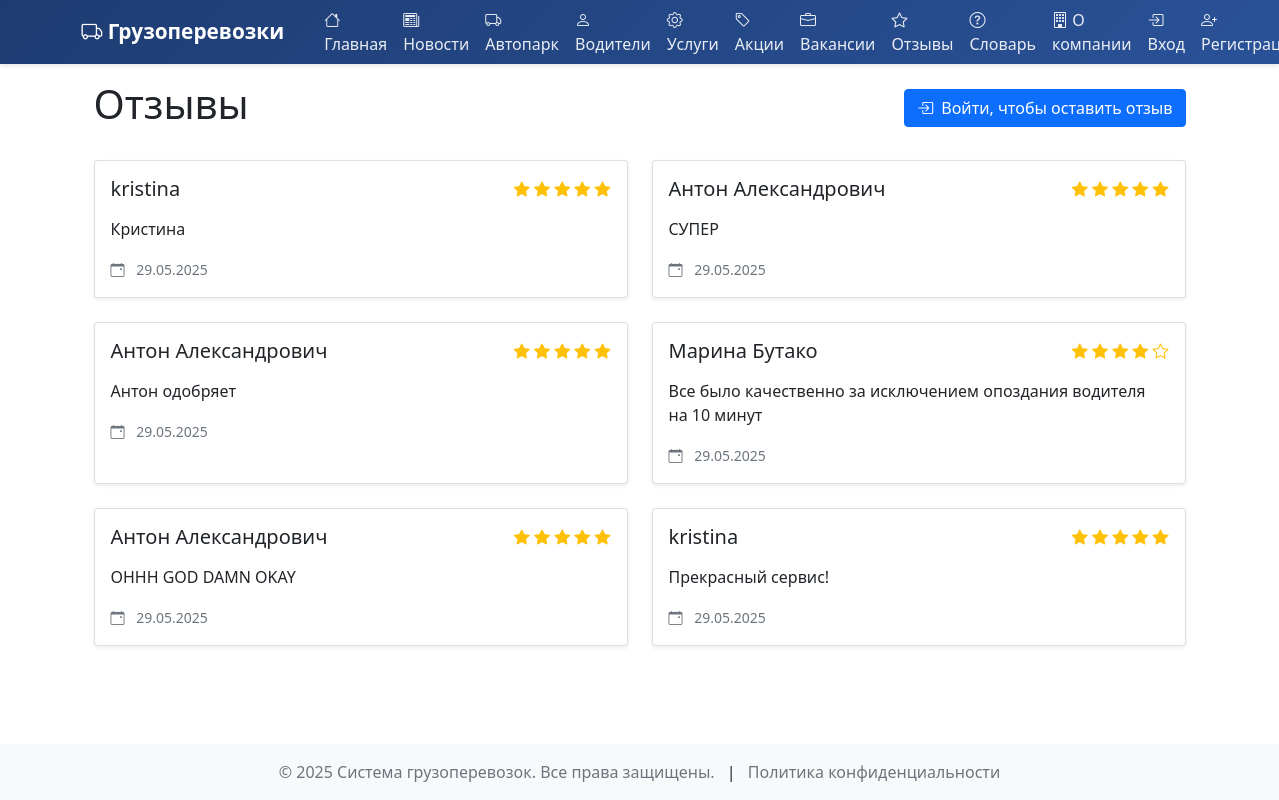
The app's page /reviews/ with its own data.
### core/models.py (models this page shows, shortened)
class Review(models.Model):
    user = models.ForeignKey(User, on_delete=models.CASCADE, verbose_name='Пользователь')
    text = models.TextField('Текст отзыва')
    rating = models.PositiveSmallIntegerField('Оценка', validators=[MinValueValidator(1), MaxValueValidator(5)])
    created_at = models.DateTimeField('Создано', auto_now_add=True)
    is_published = models.BooleanField('Опубликовано', default=True)
    class Meta:
        verbose_name = 'Отзыв'
        verbose_name_plural = 'Отзывы'
        ordering = ['-created_at']

### core/views.py (the view)
# urls.py: path('reviews/', views.ReviewListView.as_view(), name='review-list'),
class ReviewListView(ListView):
    model = Review
    template_name = 'core/review_list.html'
    context_object_name = 'reviews'
    paginate_by = 10
    def get_queryset(self):
        return Review.objects.filter(is_published=True)

### core/templates/core/review_list.html (shortened to what this page needs)
{% extends 'core/base.html' %}
{% block content %}
<div class="container">
    <div class="d-flex justify-content-between align-items-center mb-4">
        <h1>Отзывы</h1>
        {% if user.is_authenticated %}
            <a href="{% url 'review-create' %}" class="btn btn-primary">
                <i class="bi bi-plus-circle me-2"></i>Добавить отзыв
            </a>
        {% else %}
            <a href="{% url 'login' %}?next={% url 'review-create' %}" class="btn btn-primary">
                <i class="bi bi-box-arrow-in-right me-2"></i>Войти, чтобы оставить отзыв
            </a>
        {% endif %}
    </div>
    <div class="row">
        {% for review in reviews %}
        <div class="col-md-6 mb-4">
            <div class="card h-100 shadow-sm">
                <div class="card-body">
                    <div class="d-flex justify-content-between align-items-center mb-3">
                        <h5 class="card-title mb-0">{{ review.user.get_full_name|default:review.user.username }}</h5>
                        <div class="text-warning">
                            {% for i in "12345"|make_list %}
                                {% if forloop.counter <= review.rating %}
                                    <i class="bi bi-star-fill"></i>
                                {% else %}
                                    <i class="bi bi-star"></i>
                                {% endif %}
                            {% endfor %}
                        </div>
                    </div>
                    <p class="card-text">{{ review.text|linebreaks }}</p>
                    <p class="card-text">
                        <small class="text-muted">
                            <i class="bi bi-calendar-event me-2"></i>
                            {{ review.created_at|date:"d.m.Y" }}
                        </small>
                    </p>
                </div>
            </div>
        </div>
        {% empty %}
        <div class="col-12">
            <div class="alert alert-info">
                На данный момент отзывов нет. Будьте первым!
            </div>
        </div>
        {% endfor %}
    </div>
</div>
{% endblock %}

### core/templates/core/base.html (shortened to what this page needs)
<!DOCTYPE html>
<html lang="ru">
<head>
    <link href="https://cdn.jsdelivr.net/npm/bootstrap@5.1.3/dist/css/bootstrap.min.css" rel="stylesheet">
    <link href="https://cdn.jsdelivr.net/npm/bootstrap-icons@1.8.1/font/bootstrap-icons.css" rel="stylesheet">
    <link href='https://cdn.jsdelivr.net/npm/fullcalendar@5.11.3/main.min.css' rel='stylesheet' />
</head>
<body>
    <nav class="navbar navbar-expand-lg navbar-dark">
        <div class="container">
            <a class="navbar-brand" href="{% url 'home' %}">
                <i class="bi bi-truck"></i> Грузоперевозки
            </a>
            <div class="collapse navbar-collapse" id="navbarNav">
                <ul class="navbar-nav me-auto">
                    <li class="nav-item">
                        <a class="nav-link" href="{% url 'home' %}">
                            <i class="bi bi-house"></i> Главная
                        </a>
                    </li>
                    <li class="nav-item">
                        <a class="nav-link" href="{% url 'news-list' %}">
                            <i class="bi bi-newspaper"></i> Новости
                        </a>
                    </li>
                    <li class="nav-item">
                        <a class="nav-link" href="{% url 'public-vehicle-list' %}">
                            <i class="bi bi-truck"></i> Автопарк
                        </a>
                    </li>
                    <li class="nav-item">
                        <a class="nav-link" href="{% url 'public-driver-list' %}">
                            <i class="bi bi-person"></i> Водители
                        </a>
                    </li>
                    <li class="nav-item">
                        <a class="nav-link" href="{% url 'public-service-list' %}">
                            <i class="bi bi-gear"></i> Услуги
                        </a>
                    </li>
                    <li class="nav-item">
                        <a class="nav-link" href="{% url 'promotion-coupon-list' %}">
                            <i class="bi bi-tag"></i> Акции
                        </a>
                    </li>
                    <li class="nav-item">
                        <a class="nav-link" href="{% url 'job-list' %}">
                            <i class="bi bi-briefcase"></i> Вакансии
                        </a>
                    </li>
                    <li class="nav-item">
                        <a class="nav-link" href="{% url 'review-list' %}">
                            <i class="bi bi-star"></i> Отзывы
                        </a>
                    </li>
                    <li class="nav-item">
                        <a class="nav-link" href="{% url 'faq-list' %}">
                            <i class="bi bi-question-circle"></i> Словарь
                        </a>
                    </li>
                    <li class="nav-item">
                        <a class="nav-link" href="{% url 'about' %}">
                            <i class="bi bi-building"></i> О компании
                        </a>
                    </li>
                </ul>
                <ul class="navbar-nav">
                    {% if user.is_authenticated %}
                        {% if not user.is_superuser and user.client %}
                            <li class="nav-item">
                                <a href="{% url 'order-create' %}" class="btn btn-create-order">
                                    <i class="bi bi-plus-circle"></i> Создать заказ
                                </a>
                            </li>
                        {% endif %}
                        <li class="nav-item dropdown">
                            <a class="nav-link dropdown-toggle" href="#" id="userDropdown" role="button" data-bs-toggle="dropdown">
                                <i class="bi bi-person-circle"></i> {{ user.get_full_name|default:user.username }}
                            </a>
                            <ul class="dropdown-menu dropdown-menu-end">
                                <li>
                                    <a class="dropdown-item" href="{% url 'profile' %}">
                                        <i class="bi bi-person"></i> Профиль
                                    </a>
                                </li>
                                <li><hr class="dropdown-divider"></li>
                                <li>
                                    <form method="post" action="{% url 'logout' %}">
                                        {% csrf_token %}
                                        <button type="submit" class="dropdown-item">
                                            <i class="bi bi-box-arrow-right"></i> Выход
                                        </button>
                                    </form>
                                </li>
                            </ul>
                        </li>
                    {% else %}
                        <li class="nav-item">
                            <a class="nav-link" href="{% url 'login' %}">
                                <i class="bi bi-box-arrow-in-right"></i> Вход
                            </a>
                        </li>
                        <li class="nav-item">
                            <a class="nav-link" href="{% url 'register' %}">
                                <i class="bi bi-person-plus"></i> Регистрация
                            </a>
                        </li>
                    {% endif %}
                </ul>
            </div>
        </div>
    </nav>
    <main class="container">
        {% block content %}{% endblock %}
    </main>
    <footer class="footer mt-5 py-3 bg-light">
        <div class="container">
            <div class="row">
                <div class="col-12 text-center">
                    <span class="text-muted">© {% now "Y" %} Система грузоперевозок. Все права защищены.</span>
                    <span class="mx-2">|</span>
                    <a href="{% url 'privacy-policy' %}" class="text-muted text-decoration-none">Политика конфиденциальности</a>
                </div>
            </div>
        </div>
    </footer>
</body>
</html>

### core/templates/core/base.html (style rules this page uses)
body { min-height: 100vh; display: flex; flex-direction: column; }
.navbar { background: linear-gradient(135deg, #1e3c72 0%, #2a5298 100%) !important; box-shadow: 0 2px 4px rgba(0,0,0,0.1); padding: 0; }
.navbar-nav .nav-link { color: rgba(255,255,255,0.9) !important; font-weight: 500; padding: 0.5rem 1rem; transition: all 0.3s ease; }
.navbar-brand { font-weight: 600; font-size: 1.3rem; margin-right: 2rem; }
main { flex: 1; margin-top: 1rem; }

### records on screen
Review: user.get_full_name "kristina", rating 5 (drawn), text "Кристина", created_at "29.05.2025"
Review: user.get_full_name "Антон Александрович", rating 5 (drawn), text "СУПЕР", created_at "29.05.2025"
Review: user.get_full_name "Антон Александрович", rating 5 (drawn), text "Антон одобряет", created_at "29.05.2025"
Review: user.get_full_name "Марина Бутако", rating 4 (drawn), text "Все было качественно за исключением опоздания водителя на 10 минут", created_at "29.05.2025"
Review: user.get_full_name "Антон Александрович", rating 5 (drawn), text "OHHH GOD DAMN OKAY", created_at "29.05.2025"
Review: user.get_full_name "kristina", rating 5 (drawn), text "Прекрасный сервис!", created_at "29.05.2025"
